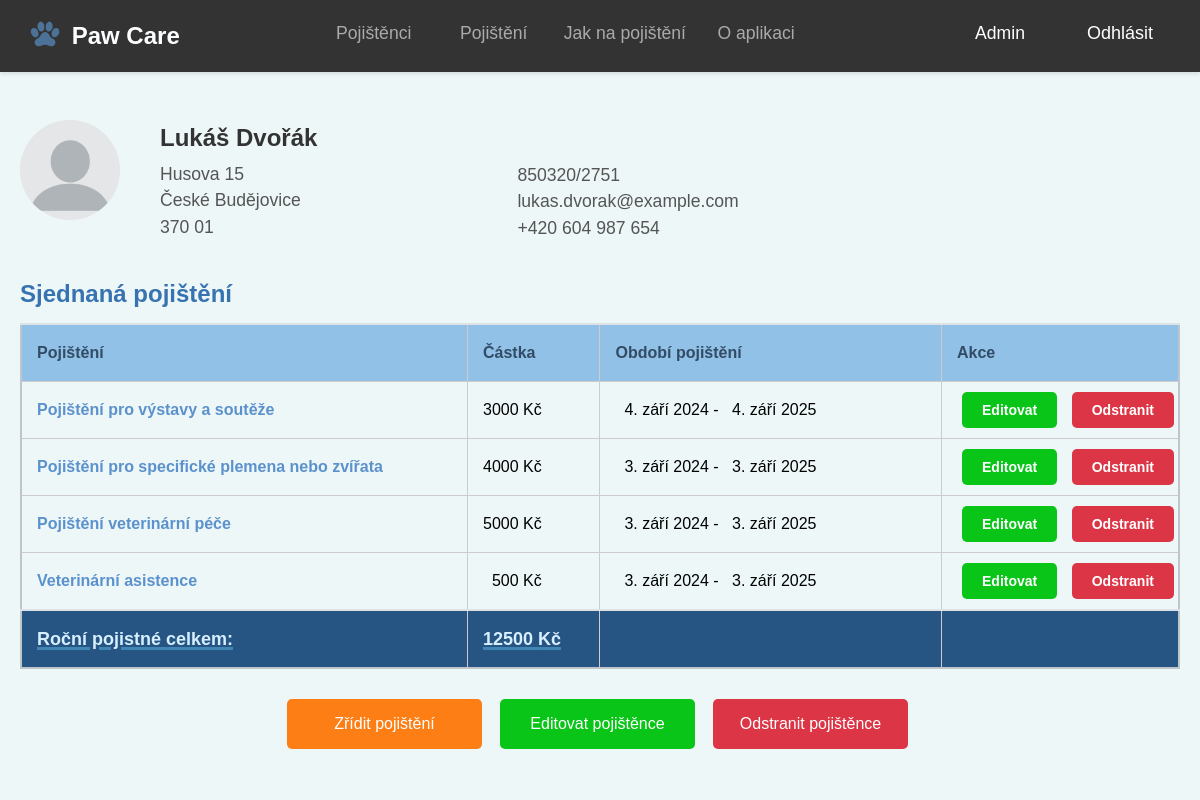
/pojisteni/pojistenec/4/ (signed in), run on the app's committed database.
### insurance/models.py (models this page shows, shortened)
class InsuredPerson(models.Model):
    user = models.ForeignKey(User, on_delete=models.CASCADE, null=True, blank=True)
    first_name = models.CharField("Jméno", max_length=50)
    last_name = models.CharField("Příjmení", max_length=30)
    id_number = models.CharField("Rodné číslo", max_length=11)
    email = models.EmailField("Email")
    phone_number = models.CharField("Telefonní číslo", max_length=16)
    street_address = models.CharField("Ulice a číslo popisné", max_length=30)
    city = models.CharField("Město", max_length=30)
    postal_code = models.CharField("PSČ", max_length=6)
    class Meta:
        verbose_name = "Pojištěná osoba"
        verbose_name_plural = "Pojištěné osoby"

class Policy(models.Model):
    insured_person = models.ForeignKey(
        InsuredPerson,
        related_name='policies',
        on_delete=models.CASCADE,
        verbose_name="Pojištěná osoba"
    )
    insurance_coverage = models.ForeignKey(
        InsuranceCoverage,
        on_delete=models.CASCADE,
        verbose_name="Pojistné krytí",
        null=True,
        blank=True
    )
    premium = models.FloatField(
        verbose_name="Pojistné",
        editable=False
    )
    start_date = models.DateField("Datum začátku pojištění")
    end_date = models.DateField("Datum konce pojištění")
    class Meta:
        verbose_name = "Pojistka"
        verbose_name_plural = "Pojistky"

class InsuranceCoverage(models.Model):
    insurance_type = models.ForeignKey(
        InsuranceType,
        related_name='coverages',
        on_delete=models.CASCADE,
        verbose_name="Typ pojištění"
    )
    name = models.CharField(
        verbose_name="Název pojistného krytí",
        max_length=100
    )
    description = models.TextField(
        verbose_name="Popis pojistného krytí",
        blank=True
    )
    premium = models.FloatField(
        verbose_name="Pojistné",
        default=0.0
    )
    class Meta:
        verbose_name = "Pojistné krytí"
        verbose_name_plural = "Pojistná krytí"

### insurance/views.py (the view)
# urls.py: path('pojistenec/<int:id>/', views.insured_detail, name='insured_detail'),
@login_required
def insured_detail(request, id):
    if request.user.is_staff:
        insured_person = get_object_or_404(InsuredPerson, id=id)
    else:
        insured_person = get_object_or_404(InsuredPerson, id=id, user=request.user)
    policies = Policy.objects.filter(insured_person=insured_person)
    total_premium = sum(policy.premium for policy in policies)
    return render(request, 'insurance/insured_detail.html', {
        'insured_person': insured_person,
        'policies': policies,
        'total_premium': total_premium,
    })

### insurance/templates/insurance/insured_detail.html (shortened to what this page needs)
{% extends 'insurance/base.html' %}
{% load static %}
{% block content %}
<div class="container">
    <div class="profile-header">
        <div class="profile-image">
            <img src="{% static 'images/profile_picture.png' %}"
                 alt="{{ insured_person.first_name }} {{ insured_person.last_name }}">
        </div>
        <div class="profile-info">
            <div class="left-info">
                <h1>{{ insured_person.first_name }} {{ insured_person.last_name }}</h1>
                <p>
                    {{ insured_person.street_address }}<br>
                    {{ insured_person.city }}<br>
                    {{ insured_person.postal_code }}
                </p>
            </div>
            <div class="right-info">
                <p>{{ insured_person.id_number }}</p>
                <p>{{ insured_person.email }}</p>
                <p>{{ insured_person.phone_number }}</p>
            </div>
        </div>
    </div>
    <h2>Sjednaná pojištění</h2>
    <table class="table table-striped insured-detail-table">
        <thead>
            <tr>
                <th>Pojištění</th>
                <th>Částka</th>
                <th>Období pojištění</th>
                {% if user.is_staff %}
                <th>Akce</th>
                {% endif %}
            </tr>
        </thead>
        <tbody>
            {% for policy in policies %}
            <tr>
                <td>
                    <a href="{% url 'insurance_coverage_list' policy.insurance_coverage.insurance_type.id %}?coverage_id={{ policy.insurance_coverage.id }}">
                        {{ policy.insurance_coverage.name }}
                    </a>
                </td>
                <td>
                    {% if policy.premium < 1000 %}&nbsp;&nbsp;{{ policy.premium|floatformat:0 }} Kč
                    {% else %}{{ policy.premium|floatformat:0 }} Kč{% endif %}
                </td>
                <td>
                    {% if policy.start_date.day < 10 %}&nbsp;&nbsp;{% endif %}{{ policy.start_date }}
                    - {% if policy.end_date.day < 10 %}&nbsp;&nbsp;{% endif %}{{ policy.end_date }}
                </td>
                {% if user.is_staff %}
                <td class="text-center">
                    <a href="{% url 'edit_policy' policy.id %}" class="btn btn-warning btn-sm">Editovat</a>
                    <a href="{% url 'delete_policy' policy.id %}" class="btn btn-danger btn-sm">Odstranit</a>
                </td>
                {% endif %}
            </tr>
            {% endfor %}
            <tr>
                <td class="text-right"><strong>Roční pojistné celkem:</strong></td>
                <td><strong>{{ total_premium|floatformat:0 }} Kč</strong></td>
                <td></td>
                {% if user.is_staff %}
                <td></td>
                {% endif %}
            </tr>
        </tbody>
    </table>
    <div class="btn-group-centered">
        <a href="{% url 'add_policy_from_insured' insured_person.id %}" class="btn btn-primary btn-create-policy">
            Zřídit pojištění
        </a>
        <a href="{% url 'edit_insured' insured_person.id %}" class="btn btn-warning">
            {% if user.is_staff %}
                Editovat pojištěnce
            {% else %}
                Editovat údaje
            {% endif %}
        </a>
        {% if user.is_staff %}
            <a href="{% url 'delete_insured' insured_person.id %}" class="btn btn-danger">Odstranit pojištěnce</a>
        {% endif %}
    </div>
</div>
{% endblock %}

### insurance/static/css/style.css (style rules this page uses)
body { font-family: Arial, sans-serif; margin: 0; padding: 0; background-color: #edf7f8; }
.container { max-width: 1200px; margin: 80px auto 20px auto; padding: 20px; background-color: #edf7f8; border-radius: 8px; }
h1 { font-size: 2em; color: #333; margin-bottom: 20px; }
h2 { font-size: 1.5em; color: #3772b1; margin-top: 30px; margin-bottom: 15px; }
p, ul { font-size: 1.1em; line-height: 1.6; color: #555; margin-bottom: 20px; }
a { color: #007bff; text-decoration: none; }
.btn { font-size: 14px; padding: 10px 20px; margin: 5px; border-radius: 5px; border: none; cursor: pointer; }
.btn-primary { background-color: #007bff; color: white; }
.btn-danger { background-color: #dc3545; color: white; }
.btn-warning { background-color: #08c517; color: white; }
.btn-group-centered { display: flex; justify-content: center; margin-top: 20px; font-size: 18px; }
.btn-group-centered .btn { width: 195px; height: 50px; text-align: center; padding: 10px 20px; font-size: 16px; display: flex; align-items: center; justify-content: center; box-sizing: border-box; }
.btn-group-centered a { margin-right: 10px; text-decoration: none; }
.btn-create-policy { background-color: #fd7e14; color: white; border-color: #fd7e14; }
table { width: 100%; border-collapse: collapse; margin-bottom: 25px; table-layout: fixed; border: 3px solid #000; }
.table-striped { border: 2px solid #bfc5ca; }
.table-striped tbody tr { vertical-align: middle; }
table, th, td { border: 1px solid #ccc; }
th, td { padding: 8px 15px; text-align: left; white-space: nowrap; height: 40px; }
th { background-color: #92c1e7; color: #324c66; }
td a { text-decoration: none; color: #5b91cc; font-weight: bold; }
table.insured-detail-table { border-collapse: collapse; }
.insured-detail-table a { text-decoration: none; }
th:nth-child(1), td:nth-child(1) { width: 30%; }
th:nth-child(2), td:nth-child(2) { width: 40%; }
th:nth-child(3), td:nth-child(3) { width: 30%; }
.insured-detail-table th:nth-child(1), td:nth-child(1) { width: 50%; }
.insured-detail-table th:nth-child(2), td:nth-child(2) { width: 25%; }
.insured-detail-table th:nth-child(3), td:nth-child(3) { width: 25%; }
.insured-detail-table td, .insured-detail-table th { vertical-align: middle; }
.admin .insured-detail-table th:nth-child(1), .admin .insured-detail-table td:nth-child(1) { width: 40%; }
.admin .insured-detail-table th:nth-child(2), .admin .insured-detail-table td:nth-child(2) { width: 10%; }
.admin .insured-detail-table th:nth-child(3), .admin .insured-detail-table td:nth-child(3) { width: 30%; }
.admin .insured-detail-table th:nth-child(4), .admin .insured-detail-table td:nth-child(4) { width: 20%; }
table.insured-detail-table tr:last-child { background-color: #265483; font-weight: bold; color: #000; border-top: 2px solid #dee2e6; }
table.insured-detail-table tr:last-child td:nth-child(1) { color:#d7efff; font-weight: bold; font-size: 18px; text-decoration: underline; text-decoration-thickness: 3px; text-decoration-color: #4085b3; }
table.insured-detail-table tr:last-child td:nth-child(2) { color: #d7efff; font-weight: bold; font-size: 18px; text-decoration: underline; text-decoration-thickness: 3px; text-decoration-color: #4085b3; }
.text-center { text-align: center; }
.profile-header { display: flex; align-items: flex-start; margin-bottom: 35px; }
.profile-header h1, .profile-header p { margin: 0; line-height: 1.5; }
.profile-image { margin-right: 20px; }
.profile-image img { border-radius: 50%; width: 100px; height: 100px; margin-right: 20px; }
.profile-info { flex: 1; display: flex; justify-content: space-between; align-items: center; }
.profile-info h1 { margin: 0; font-size: 24px; font-weight: bold; }
.profile-info p { margin: 5px 0; }
.left-info, .right-info { display: flex; flex-direction: column; justify-content: space-between; }
.left-info p, .right-info p { margin: 5px 0; }
.right-info { flex: 1; display: flex; flex-direction: column; align-items: flex-start; justify-content: center; margin-left: 200px; margin-top: 38px; }
.right-info p { margin: 0; }
.btn-group-centered { display: flex; justify-content: center; gap: 3px; margin-top: 20px; }
.btn-group-centered .btn { padding: 14px 26px; font-size: 16px; }

### data on the page
InsuredPerson: first_name "Lukáš", last_name "Dvořák", street_address "Husova 15", city "České Budějovice", postal_code "370 01", id_number "850320/2751", email "lukas.dvorak@example.com", phone_number "+420 604 987 654"
Policy: insurance_coverage.name "Pojištění pro výstavy a soutěže", premium "3000", start_date "4. září 2024", end_date "4. září 2025"
Policy: insurance_coverage.name "Pojištění pro specifické plemena nebo zvířata", premium "4000", start_date "3. září 2024", end_date "3. září 2025"
Policy: insurance_coverage.name "Pojištění veterinární péče", premium "5000", start_date "3. září 2024", end_date "3. září 2025"
Policy: insurance_coverage.name "Veterinární asistence", premium "500", start_date "3. září 2024", end_date "3. září 2025"

### other printed values
{{ total_premium|floatformat:0 }} "12500"
